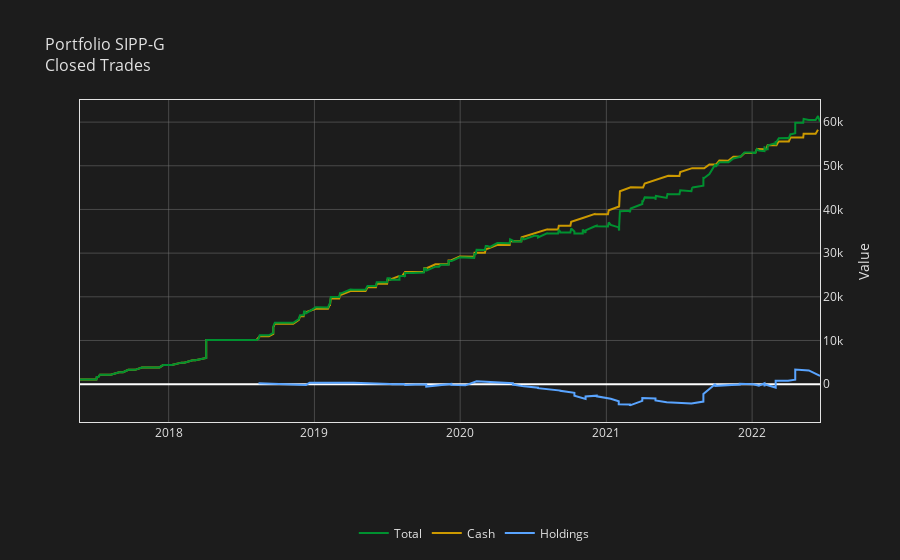

Notebook cell for this chart:
### Code cell
# Create plot series.
ps_holdings = holdings.cum_profit
ps_cash = cash.cum_total
ps_portfolio = portfolio.cum_total

# Create plot traces.
trace_holdings = go.Scatter(
    x=ps_holdings.index,
    y=ps_holdings.values,
    line=dict(color='rgba(89, 164, 255, 1.0)', width=2.0),
    name='Holdings',
    yhoverformat=".0f",
)

trace_cash = go.Scatter(
    x=ps_cash.index,
    y=ps_cash.values,
    line=dict(color='rgba(204, 153, 0, 1.0)', width=2.0),
    name='Cash',
    yhoverformat=".0f",
)

trace_portfolio = go.Scatter(
    x=ps_portfolio.index,
    y=ps_portfolio.values,
    line=dict(color='rgba(0, 145, 48, 1.0)', width=2.0),
    name='Total',
    yhoverformat=".0f",
)


# Create figure and add trace.
fig = go.Figure(trace_holdings)
fig.add_trace(trace_cash)
fig.add_trace(trace_portfolio)

# Customise plot.
fig.update_layout(
    autosize=True,
    showlegend=True,
    legend=dict(x=0.37, y=-0.3, orientation='h', traceorder='reversed'),
    paper_bgcolor='rgba(28, 28, 28, 1.0)',
    plot_bgcolor='rgba(28, 28, 28, 1.0)',
    font=dict(color='rgba(226, 226, 226, 1.0)'),
    title=dict(
        text=f'Portfolio {portfolio_name}' + f'<br>Closed Trades',
        font_color='rgba(226, 226, 226, 1.0)',
        font_size=16,
    ),
    xaxis=dict(rangeslider=dict(visible=False)),
    hovermode='x unified',
    hoverlabel=dict(bgcolor='rgba(28, 28, 28, 0.5)'),
    dragmode='pan',
)

fig.update_xaxes(
    linecolor='rgba(226, 226, 226, 1.0)',
    gridcolor='rgba(119, 119, 119, 0.5)',
    mirror=True,
)

fig.update_yaxes(
    linecolor='rgba(226, 226, 226, 1.0)',
    gridcolor='rgba(119, 119, 119, 0.5)',
    mirror=True,
    side='right',
    title=f'Value',
)

# Display plot.
fig.show(
    config={
        'scrollZoom': True,
        'modeBarButtonsToRemove': ['zoom', 'select2d', 'lasso2d'],
    }
)

### Figure 1 — Plotly figure (JSON) as saved in the notebook; plotly's stock layout.template omitted (floating-point values rounded to 4 significant figures; data arrays with more than 128 entries replaced by an {"elided": "..."} marker saying what was removed)
{"data": [{"line": {"color": "rgba(89, 164, 255, 1.0)", "width": 2}, "name": "Holdings", "type": "scatter", "x": ["2018-08-14T00:00:00", "2018-12-11T00:00:00", "2018-12-20T00:00:00", "2019-04-09T00:00:00", "2019-07-09T00:00:00", "2019-07-15T00:00:00", "2019-08-13T00:00:00", "2019-08-16T00:00:00", "2019-09-10T00:00:00", "2019-10-08T00:00:00", "2019-10-08T00:00:00", "2019-11-13T00:00:00", "2019-12-10T00:00:00", "2019-12-10T00:00:00", "2019-12-10T00:00:00", "2020-01-14T00:00:00", "2020-02-11T00:00:00", "2020-03-16T00:00:00", "2020-04-15T00:00:00", "2020-05-12T00:00:00", "2020-05-12T00:00:00", "2020-06-09T00:00:00", "2020-07-14T00:00:00", "2020-07-14T00:00:00", "2020-09-08T00:00:00", "2020-09-08T00:00:00", "2020-10-13T00:00:00", "2020-10-13T00:00:00", "2020-11-10T00:00:00", "2020-11-10T00:00:00", "2020-12-08T00:00:00", "2020-12-08T00:00:00", "2021-01-12T00:00:00", "2021-02-01T00:00:00", "2021-02-01T00:00:00", "2021-02-01T00:00:00", "2021-03-01T00:00:00", "2021-03-01T00:00:00", "2021-03-01T00:00:00", "2021-03-01T00:00:00", "2021-04-01T00:00:00", "2021-04-01T00:00:00", "2021-05-04T00:00:00", "2021-05-04T00:00:00", "2021-05-04T00:00:00", "2021-05-04T00:00:00", "2021-05-04T00:00:00", "2021-06-01T00:00:00", "2021-08-02T00:00:00", "2021-09-01T00:00:00", "2021-09-01T00:00:00", "2021-10-01T00:00:00", "2021-10-01T00:00:00", "2021-12-01T00:00:00", "2021-12-01T00:00:00", "2022-01-04T00:00:00", "2022-01-04T00:00:00", "2022-01-18T00:00:00", "2022-02-01T00:00:00", "2022-02-01T00:00:00", "2022-02-01T00:00:00", "2022-02-01T00:00:00", "2022-02-01T00:00:00", "2022-02-01T00:00:00", "2022-02-01T00:00:00", "2022-03-01T00:00:00", "2022-03-01T00:00:00", "2022-03-01T00:00:00", "2022-03-01T00:00:00", "2022-03-01T00:00:00", "2022-04-01T00:00:00", "2022-04-19T00:00:00", "2022-04-19T00:00:00", "2022-05-23T00:00:00", "2022-06-20T00:00:00"], "y": [221.2, -185.5, 325.3, 325.4, 31.66, -3.73, 40.51, -207.5, -88.18, -99.8, -545.2, -109.0, 55.84, -169.3, -171.6, -276.1, 659.6, 453.4, 429.2, 229.2, -104.8, -506.9, -809.3, -916.1, -1460.0, -1535.0, -1972.0, -2651.0, -3371.0, -2837.0, -2628.0, -2789.0, -3353.0, -3906.0, -4215.0, -4593.0, -4653.0, -4938.0, -4979.0, -4851.0, -3822.0, -3171.0, -3268.0, -3452.0, -3418.0, -3505.0, -3725.0, -4169.0, -4401.0, -3983.0, -2229.0, 28.34, -387.0, -68.64, 86.69, -23.64, 2.63, -329.9, 193.4, 55.73, -105.7, 162.1, -36.51, -528.3, -28.39, -781.1, -323.1, -560.5, -9.58, 753.4, 763.3, 1007.0, 3364.0, 3135.0, 1879.0], "yhoverformat": ".0f"}, {"line": {"color": "rgba(204, 153, 0, 1.0)", "width": 2}, "name": "Cash", "type": "scatter", "x": {"elided": "169 str values"}, "y": {"elided": "169 float values"}, "yhoverformat": ".0f"}, {"line": {"color": "rgba(0, 145, 48, 1.0)", "width": 2}, "name": "Total", "type": "scatter", "x": {"elided": "244 str values"}, "y": {"elided": "244 float values"}, "yhoverformat": ".0f"}], "layout": {"autosize": true, "dragmode": "pan", "font": {"color": "rgba(226, 226, 226, 1.0)"}, "hoverlabel": {"bgcolor": "rgba(28, 28, 28, 0.5)"}, "hovermode": "x unified", "legend": {"orientation": "h", "traceorder": "reversed", "x": 0.37, "y": -0.3}, "paper_bgcolor": "rgba(28, 28, 28, 1.0)", "plot_bgcolor": "rgba(28, 28, 28, 1.0)", "showlegend": true, "title": {"font": {"color": "rgba(226, 226, 226, 1.0)", "size": 16}, "text": "Portfolio SIPP-G<br>Closed Trades"}, "xaxis": {"autorange": true, "gridcolor": "rgba(119, 119, 119, 0.5)", "linecolor": "rgba(226, 226, 226, 1.0)", "mirror": true, "range": ["2017-05-24", "2022-06-20"], "rangeslider": {"visible": false, "yaxis": {}}, "type": "date"}, "yaxis": {"autorange": true, "gridcolor": "rgba(119, 119, 119, 0.5)", "linecolor": "rgba(226, 226, 226, 1.0)", "mirror": true, "range": [-8666.0, 65060.0], "side": "right", "title": {"text": "Value"}, "type": "linear"}}}
